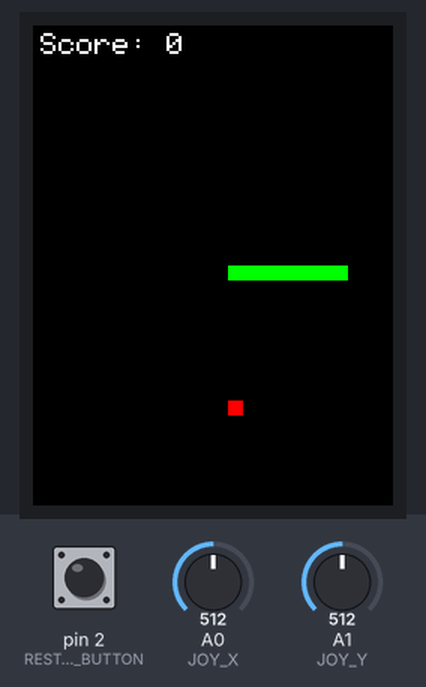
A sketch run on a simulated Arduino Uno, built with avr-gcc and run on an emulated ATmega328P. On the bench: 240×320 colour display. Inputs (shaded band) come from the test bench; at power-on: pin 2 (RESTART_BUTTON) HIGH, A1 (JOY_Y) = 512, A0 (JOY_X) = 512. Random numbers use the default seed unless the sketch sets one.

Above: at 1.4 s.
1.5 s: pin 2 (RESTART_BUTTON) pulled LOW for 0.15 s
At 1.9 s:
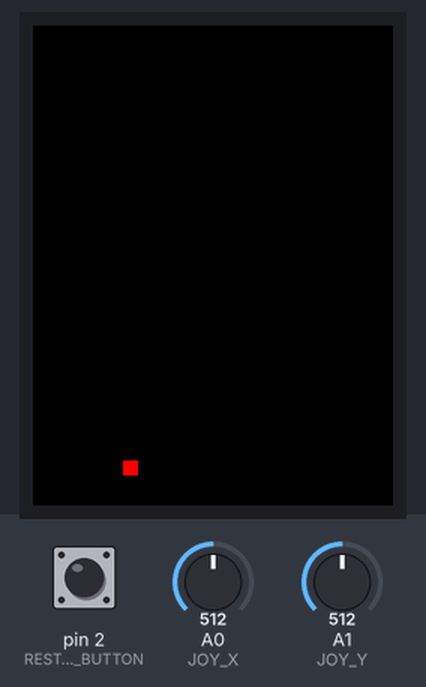
2.2 s: A1 (JOY_Y) set to 716
At 4.76 s:
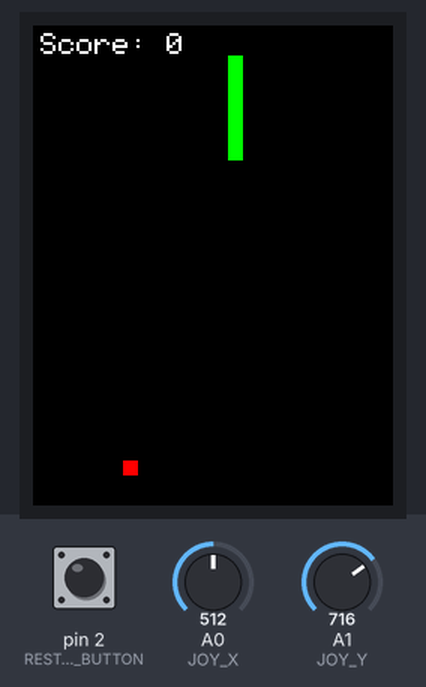
5.2 s: pin 2 (RESTART_BUTTON) pulled LOW for 1 s
At 9.9 s:
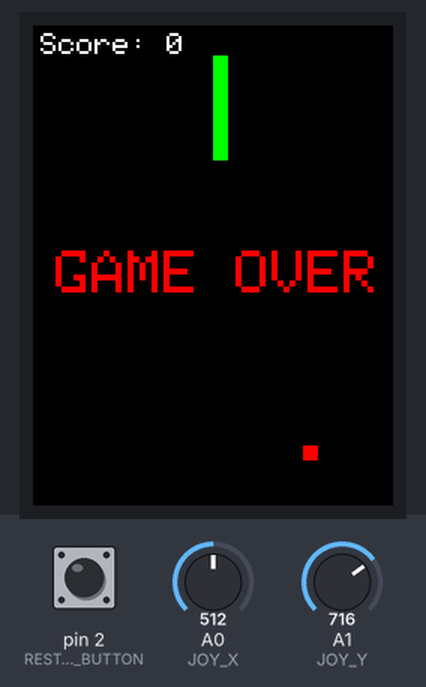
Timing chart, 0 to 11.4 s (numbered marks = the images above; inputs shaded):
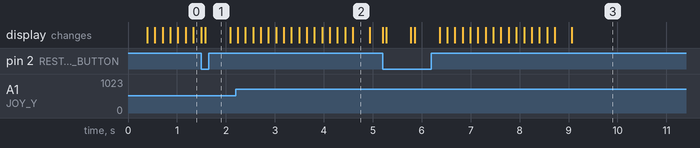

The sketch:

sketch.ino
```cpp
#include <Adafruit_GFX.h>
#include <Adafruit_ILI9341.h>

int TFT_CS = 10;
int TFT_DC = 9;
int TFT_RST = 8;
int JOY_X = A0;
int JOY_Y = A1;
int RESTART_BUTTON = 2;
Adafruit_ILI9341 tft = Adafruit_ILI9341(TFT_CS, TFT_DC, TFT_RST);

int BLACK = 0x0000;
int GREEN = 0x07E0;
int RED = 0xF800;
int WHITE = 0xFFFF;
const int B = 10;
const int W = 240 / B;
const int H = 320 / B;

int sx[200];
int sy[200];
int len;
int ax, ay;
int appleValue = 0;
int dx = 1;
int dy = 0;
int score = 0;
bool isGameOver = false;
long lastMoveTime = 0;
const int moveDelay = 150;

void restartGame();
void placeApple();
void handleInput();
void updateGame();
void drawBlock(int x, int y, uint16_t color);
void displayScore();

//////
void setup() {
  tft.begin();
  tft.setRotation(0);
  pinMode(JOY_X, INPUT);
  pinMode(JOY_Y, INPUT);
  pinMode(RESTART_BUTTON, INPUT_PULLUP);
  randomSeed(micros());
  restartGame();
}

void loop() {
  if (digitalRead(RESTART_BUTTON) == LOW) {
    restartGame();
    delay(500);
    return;
  }
  if (isGameOver) {
    displayScore();
    return;
  }

  handleInput();
  if (millis() - lastMoveTime > moveDelay) {
    updateGame();
    lastMoveTime = millis();
  }
}

//////////

void drawBlock(int x, int y, uint16_t color) {
  tft.fillRect(x * B, y * B, B, B, color);
}

void restartGame() {
  len = 9;
  dx = 1;
  dy = 0;
  score = 0;
  isGameOver = false;
  appleValue = 0;

  tft.fillScreen(BLACK);
  for (int i = 0; i < len; i++) {
    sx[i] = W / 2 - i;
    sy[i] = H / 2;
  }
  placeApple();
}

void placeApple() {
  bool onSnake;
  do {
    onSnake = false;
    ax = random(W);
    ay = random(H);
    for (int i = 0; i < len; i++) {
      if (sx[i] == ax && sy[i] == ay) {
        onSnake = true;
        break;
      }
    }
  } while (onSnake);
  appleValue = random(-5, 10);
  drawBlock(ax, ay, RED);
}

void handleInput() {
  int x_val = analogRead(JOY_X);
  int y_val = analogRead(JOY_Y);

  const int T_LOW = 400;
  const int T_HIGH = 600;

  int new_dx = dx;
  int new_dy = dy;

  if (x_val < T_LOW) { new_dx = 1; new_dy = 0; }
  else if (x_val > T_HIGH) { new_dx = -1; new_dy = 0; }

  if (y_val < T_LOW) { new_dx = 0; new_dy = 1; }
  else if (y_val > T_HIGH) { new_dx = 0; new_dy = -1; }

  if ((new_dx != -dx or new_dx == 0) && (new_dy != -dy or new_dy == 0)) {
     dx = new_dx;
     dy = new_dy;
  }
}

void updateGame() {
  int tail_x = sx[len - 1];
  int tail_y = sy[len - 1];

  for (int i = len - 1; i > 0; i--) {
    sx[i] = sx[i - 1];
    sy[i] = sy[i - 1];
  }
  sx[0] += dx;
  sy[0] += dy;

  if (sx[0] < 0 or sx[0] >= W or sy[0] < 0 or sy[0] >= H) {
    isGameOver = true;
    return;
  }
  for (int i = 1; i < len; i++) {
    if (sx[0] == sx[i] && sy[0] == sy[i]) {
      isGameOver = true;
      return;
    }
  }


  if (sx[0] == ax && sy[0] == ay) {
    score += appleValue;
    if (len < 200) {
      len++;
      sx[len - 1] = tail_x;
      sy[len - 1] = tail_y;
    }
    placeApple();
  } else {
    drawBlock(tail_x, tail_y, BLACK);
  }

  drawBlock(sx[0], sy[0], GREEN);
  displayScore();
}

void displayScore() {
  tft.fillRect(0, 0, 150, 20, BLACK);
  tft.setCursor(5, 5);
  tft.setTextColor(WHITE, BLACK);
  tft.setTextSize(2);
  tft.print("Score: ");
  tft.print(score);

  if (isGameOver) {
    tft.setCursor(15, 150);
    tft.setTextColor(RED, BLACK);
    tft.setTextSize(4);
    tft.println("GAME OVER");
  }
}
```
